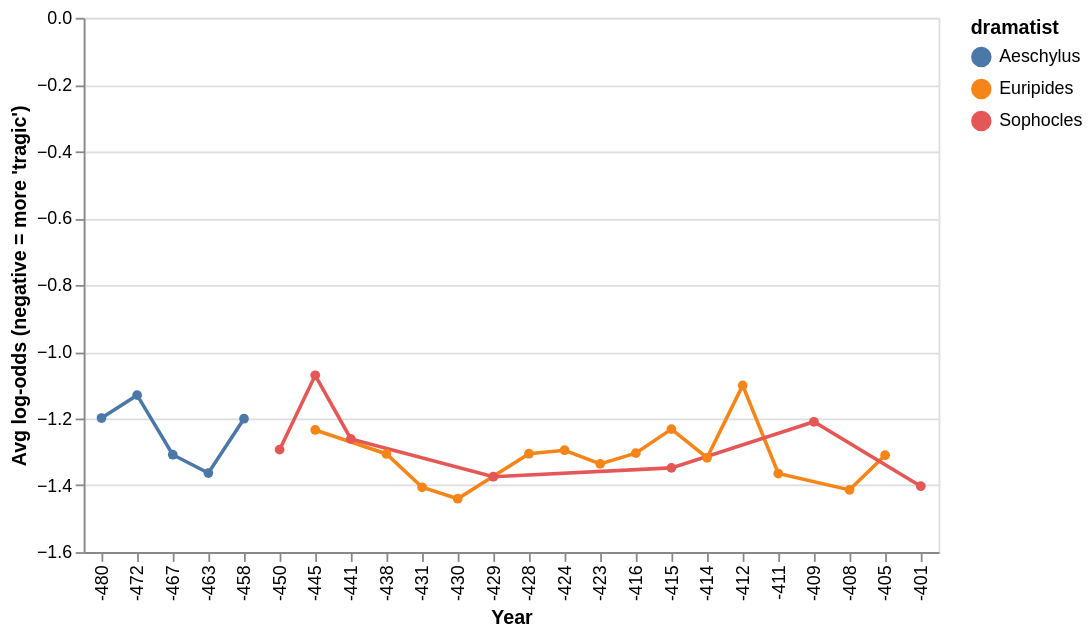

Write notebook code for a chart like this one.
### Markdown cell above
# Tragedy – "Epicness" over Time

### Code cell
import altair as alt
import numpy as np
import pandas as pd

homer_df = pd.read_parquet("../parquet/homer_dtm.parquet")
tragedy_df = pd.read_parquet("../parquet/tragedy-with-years_dtm.parquet")
log_ratio_df = pd.read_parquet("../parquet/epicness_log_ratio.parquet")

play_year = (
    pd.read_parquet("../parquet/tragedy-with-years.parquet")
    .groupby(["dramatist", "title"])["year"]
    .first()
)

ll = log_ratio_df.set_index("lemma")["epicness"]
speaker_avg = tragedy_df.multiply(ll, axis=0).sum() / tragedy_df.sum()
speaker_df = speaker_avg.reset_index(name="avg_log_odds")
speaker_df["year"] = speaker_df.set_index(["dramatist", "title"]).index.map(play_year)

alt.Chart(speaker_df).mark_line(point=True).encode(
    x=alt.X("year:O", title="Year"),
    y=alt.Y("mean(avg_log_odds):Q", title="Avg log-odds (negative = more 'tragic')"),
    color="dramatist:N",
)

### Figure 1 — Vega-Lite specification as saved in the notebook (floating-point values rounded to 4 significant figures; data arrays with more than 128 entries replaced by an {"elided": "..."} marker saying what was removed)
{"config": {"view": {"continuousWidth": 300, "continuousHeight": 300}}, "data": {"name": "data-bce7c25986f7c1d352bedf398dcace25"}, "mark": {"type": "line", "point": true}, "encoding": {"color": {"field": "dramatist", "type": "nominal"}, "x": {"field": "year", "title": "Year", "type": "ordinal"}, "y": {"aggregate": "mean", "field": "avg_log_odds", "title": "Avg log-odds (negative = more 'tragic')", "type": "quantitative"}}, "$schema": "https://vega.github.io/schema/vega-lite/v6.4.1.json", "datasets": {"data-bce7c25986f7c1d352bedf398dcace25": {"elided": "302 records"}}}
